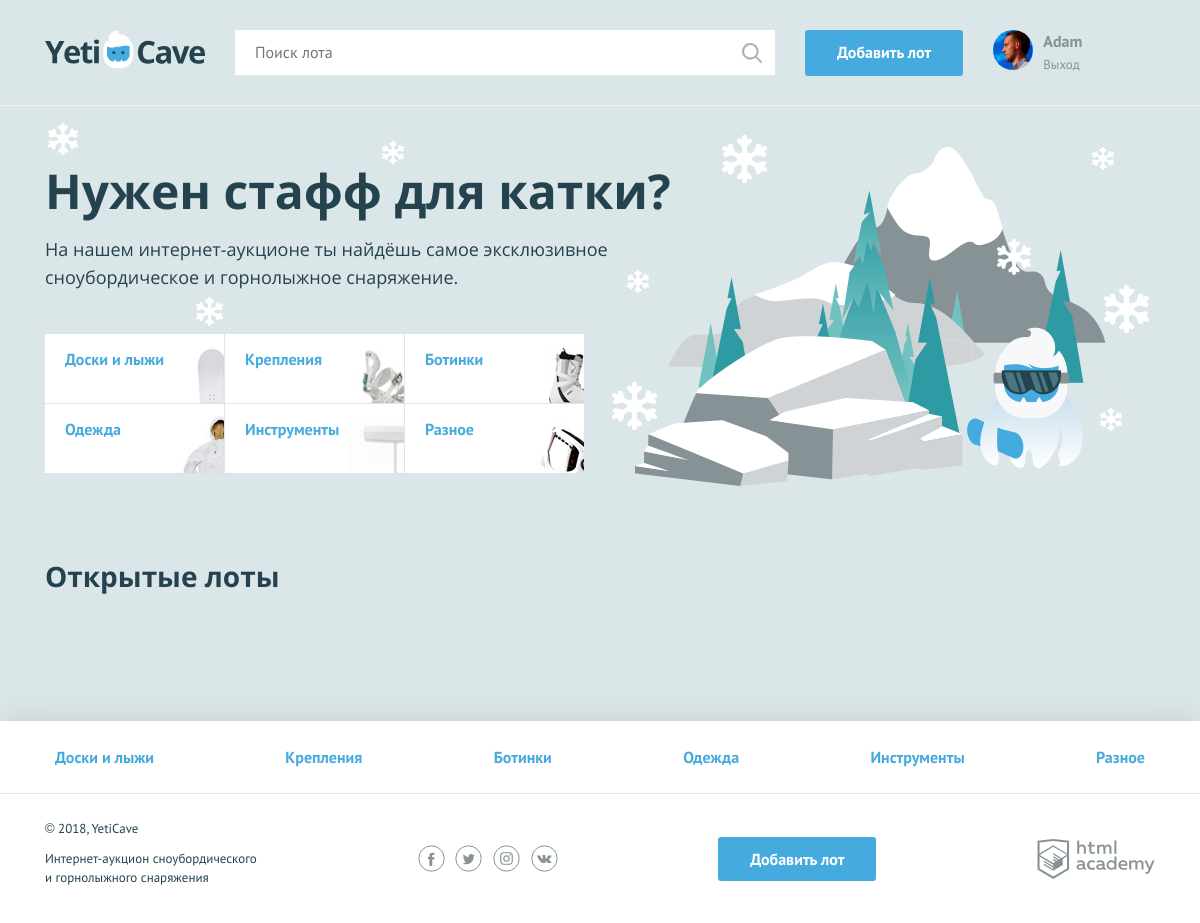
/index.php (signed in), run on the app's committed database.
### tables this page shows
CREATE TABLE users (
  id INT(11) AUTO_INCREMENT PRIMARY KEY,
  reg_time DATETIME NOT NULL DEFAULT CURRENT_TIMESTAMP(),
  email VARCHAR(320) NOT NULL,
  username VARCHAR(255) NOT NULL,
  password VARCHAR(255) NOT NULL,
  avatar VARCHAR(255),
  contact VARCHAR(255)
);

CREATE TABLE categories (
  id INT(11) AUTO_INCREMENT PRIMARY KEY,
  name VARCHAR(255) NOT NULL,
  alias VARCHAR(255) NOT NULL
);

### functions/template.php (called while the page is built, shortened)
<?php
function include_template($name, $data)
{
    $name = 'templates/' . $name;
    extract($data);
    require $name;
    $result = ob_get_clean();
    return $result;
}

### functions/db.php (called while the page is built, shortened)
<?php
function get_all_categories($connection)
{
    $db_categories = mysqli_query($connection, 'SELECT id, name, alias FROM categories ORDER BY id ASC');
    return mysqli_fetch_all($db_categories, MYSQLI_ASSOC);
}
function get_user_by_id($connection, $id)
{
    $user_id_query = 'SELECT
    *
    FROM
    users
    WHERE id = "' . mysqli_real_escape_string($connection, $id) . '"';
    $user_info = mysqli_query($connection, $user_id_query);
    return mysqli_fetch_assoc($user_info);
}

### functions/auth.php (called while the page is built, shortened)
<?php
function auth_user_by_session($connection)
{
    if (isset($_SESSION['user']['id'])) {
        return get_user_by_id($connection, $_SESSION['user']['id']);
    };
    return null;
}

### functions/filters.php (called while the page is built, shortened)
<?php
function user_input_filter($string)
{
    return htmlspecialchars(strip_tags($string));
}

### templates/index.php (the view, shortened to what this page needs)
<main class="container">
    <section class="promo">
        <h2 class="promo__title">Нужен стафф для катки?</h2>
        <p class="promo__text">На нашем интернет-аукционе ты найдёшь самое эксклюзивное сноубордическое и
            горнолыжное снаряжение.</p>
        <ul class="promo__list">
            <?php foreach ($categories as $category) : ?>
                <li class="promo__item promo__item--<?= $category['alias']; ?>">
                    <a class="promo__link" href="pages/all-lots.html"><?= $category['name']; ?></a>
                </li>
            <?php endforeach; ?>
        </ul>
    </section>
    <section class="lots">
        <div class="lots__header">
            <h2>Открытые лоты</h2>
        </div>
    </section>
</main>

### templates/layout.php (shortened to what this page needs)
<!DOCTYPE html>
<html lang="ru">
<head>
    <link href="css/normalize.min.css" rel="stylesheet">
    <link href="css/style.css" rel="stylesheet">
</head>
<body>
<div class="page-wrapper">
    <header class="main-header">
        <div class="main-header__container container">
            <a class="main-header__logo" href="index.php">
                <img src="img/logo.svg" width="160" height="39" alt="Логотип компании YetiCave">
            </a>
            <form class="main-header__search" method="get" action="https://echo.htmlacademy.ru">
                <input type="search" name="search" placeholder="Поиск лота">
                <input class="main-header__search-btn" type="submit" name="find" value="Найти">
            </form>
            <?php if (isset($user)) : ?>
            <a class="main-header__add-lot button" href="add.php">Добавить лот</a>
            <nav class="user-menu">
                <?php if ($user['avatar']) : ?>
                    <div class="user-menu__image">
                        <img src="<?= 'img/' . $user['avatar']; ?>" width="40" height="40" alt="Пользователь">
                    </div>
                <?php endif; ?>
                    <div class="user-menu__logged">
                        <p><?= user_input_filter($user['username']); ?></p>
                        <a href="/logout.php">Выход</a>
                    </div>
            <?php endif; ?>
            </nav>
        </div>
    </header>
    <?= $content; ?>
</div>
<footer class="main-footer">
    <nav class="nav">
        <ul class="nav__list container">
            <?php foreach ($categories as $category) : ?>
                <li class="nav__item">
                    <a href="pages/all-lots.html"><?= $category['name']; ?></a>
                </li>
            <?php endforeach; ?>
        </ul>
    </nav>
    <div class="main-footer__bottom container">
        <div class="main-footer__copyright">
            <p>© 2018, YetiCave</p>
            <p>Интернет-аукцион сноубордического и горнолыжного снаряжения</p>
        </div>
        <div class="main-footer__social social">
            <a class="social__link social__link--facebook" href="#">
            </a>
            <a class="social__link social__link--twitter" href="#">
            </a>
            <a class="social__link social__link--instagram" href="#">
            </a>
            <a class="social__link social__link--vkontakte" href="#">
            </a>
        </div>
        <?php if (isset($user)) : ?>
        <a class="main-footer__add-lot button" href="add.php">Добавить лот</a>
        <?php endif; ?>
        <div class="main-footer__developed-by">
            <a class="logo-academy" href="https://htmlacademy.ru/intensive/php">
            </a>
        </div>
    </div>
</footer>
</body>
</html>

### data on the page
users: avatar (placeholder picture), username "Adam"
categories: name "Доски и лыжи"
categories: name "Крепления"
categories: name "Ботинки"
categories: name "Одежда"
categories: name "Инструменты"
categories: name "Разное"
